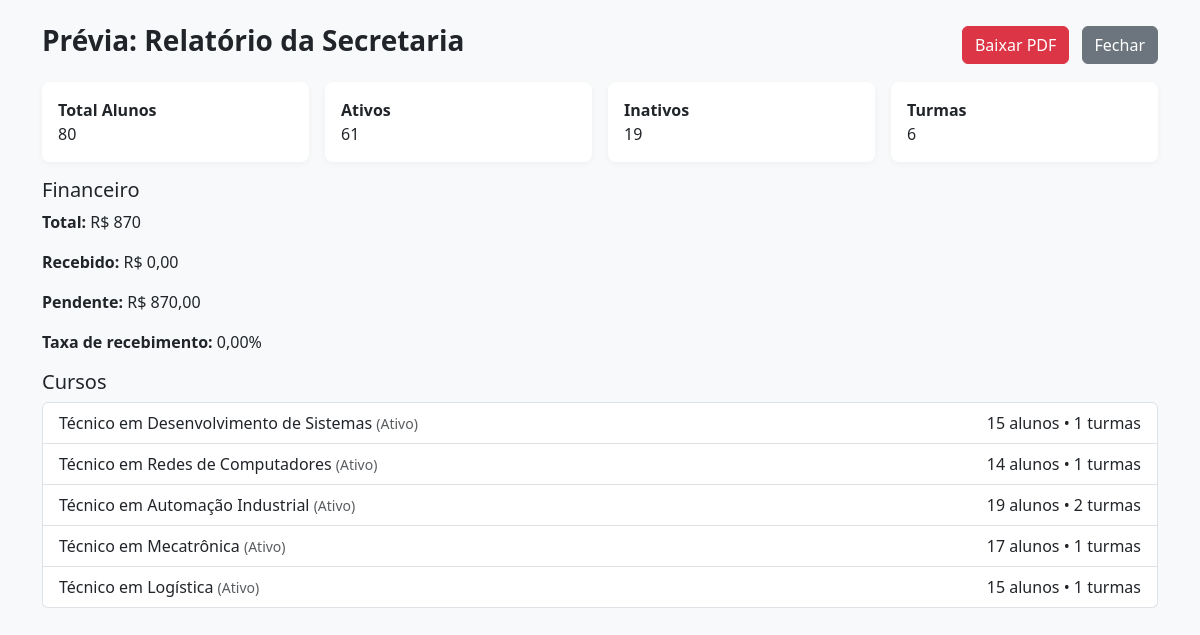
The page /relatorios/preview/secretaria/ (signed in) on the database its author committed.
### apps/academico/models.py (models this page shows, shortened)
class Curso(models.Model):
    cod_curso = models.CharField(max_length=50, unique=True)
    nome_curso = models.CharField(max_length=150)
    descricao = models.TextField(blank=True, null=True)
    carga_horaria_total = models.IntegerField()
    modalidade = models.CharField(max_length=50)
    turno = models.CharField(max_length=20)
    tipo = models.CharField(max_length=50)
    data_inicio_validade = models.DateField(blank=True, null=True)
    cod_departamento = models.ForeignKey(Departamento, on_delete=models.PROTECT)
    credenciamento_ativo = models.BooleanField(default=True)
    disciplinas = models.ManyToManyField(
        Disciplina,
        through='CursoDisciplina',
        related_name='cursos'
    )
    class Meta:
        verbose_name = 'Curso'
        verbose_name_plural = 'Cursos'
        db_table = 'academico_curso'

### apps/relatorios/views.py (the view)
# urls.py: path('preview/secretaria/', views.preview_relatorio_secretaria, name='preview_relatorio_secretaria'),
@login_required
def preview_relatorio_secretaria(request):
    from apps.academico.models import Aluno, Turma, Curso, Historico
    from apps.payments.models import Pagamento
    total_alunos = Aluno.objects.count()
    total_ativos = Aluno.objects.filter(status_matricula__iexact='Ativo').count()
    total_inativos = total_alunos - total_ativos
    total_turmas = Turma.objects.count()
    total_cursos = Curso.objects.count()
    pagamentos_total = Pagamento.objects.aggregate(t=Sum('valor'))['t'] or Decimal('0.00')
    pagamentos_pago = Pagamento.objects.filter(status='pago').aggregate(t=Sum('valor'))['t'] or Decimal('0.00')
    pagamentos_pendente = pagamentos_total - pagamentos_pago
    taxa_receb = (pagamentos_pago/pagamentos_total*100) if pagamentos_total > 0 else 0
    cursos_data = []
    for c in Curso.objects.all():
        alunos_curso = Aluno.objects.filter(turma_atual__id_curso=c).count()
        turmas_curso = Turma.objects.filter(id_curso=c).count()
        cursos_data.append({
            'nome': c.nome_curso,
            'alunos': alunos_curso,
            'turmas': turmas_curso,
            'status': 'Ativo' if c.credenciamento_ativo else 'Inativo'
        })
    context = {
        'total_alunos': total_alunos,
        'total_ativos': total_ativos,
        'total_inativos': total_inativos,
        'total_turmas': total_turmas,
        'total_cursos': total_cursos,
        'pagamentos_total': pagamentos_total,
        'pagamentos_pago': pagamentos_pago,
        'pagamentos_pendente': pagamentos_pendente,
        'taxa_recebimento': taxa_receb,
        'cursos': cursos_data,
    }
    return render(request, 'relatorios/preview_secretaria.html', context)

### templates/relatorios/preview_secretaria.html (shortened to what this page needs)
{% extends 'base.html' %}
{% load static %}
{% block content %}
<div class="container py-4">
    <div class="d-flex justify-content-between align-items-center mb-3">
        <h3 class="fw-bold">Prévia: Relatório da Secretaria</h3>
        <div>
            <a href="{% url 'relatorio_secretaria_geral_pdf' %}" class="btn btn-danger" target="_blank">Baixar PDF</a>
            <a href="javascript:window.close();" class="btn btn-secondary ms-2">Fechar</a>
        </div>
    </div>
    <div class="row g-3 mb-3">
        <div class="col-md-3"><div class="card p-3"><strong>Total Alunos</strong><div>{{ total_alunos }}</div></div></div>
        <div class="col-md-3"><div class="card p-3"><strong>Ativos</strong><div>{{ total_ativos }}</div></div></div>
        <div class="col-md-3"><div class="card p-3"><strong>Inativos</strong><div>{{ total_inativos }}</div></div></div>
        <div class="col-md-3"><div class="card p-3"><strong>Turmas</strong><div>{{ total_turmas }}</div></div></div>
    </div>
    <h5>Financeiro</h5>
    <div class="mb-3">
        <p><strong>Total:</strong> R$ {{ pagamentos_total }}</p>
        <p><strong>Recebido:</strong> R$ {{ pagamentos_pago }}</p>
        <p><strong>Pendente:</strong> R$ {{ pagamentos_pendente }}</p>
        <p><strong>Taxa de recebimento:</strong> {{ taxa_recebimento }}%</p>
    </div>
    <h5>Cursos</h5>
    <ul class="list-group">
        {% for c in cursos %}
        <li class="list-group-item d-flex justify-content-between align-items-center">
            <div>{{ c.nome }} <small class="text-muted">({{ c.status }})</small></div>
            <div>{{ c.alunos }} alunos • {{ c.turmas }} turmas</div>
        </li>
        {% endfor %}
    </ul>
</div>
{% endblock %}

### static/css/style.css (style rules this page uses)
:root { --primary-color: #FF0000; --primary-dark: #CC0000; --secondary-color: #FF3333; --accent-color: #FFF5F5; --text-light: #FFFFFF; --text-dark: #333333; --sidebar-width: 250px; }
a { color: var(--primary-color); text-decoration: none; }
html, body { height: 100%; margin: 0; font-family: 'Segoe UI', Roboto, 'Helvetica Neue', Arial, sans-serif; background-color: #f5f6f8; }
.card { border: none; border-radius: 8px; box-shadow: 0 2px 6px rgba(0,0,0,0.04); transition: transform 0.2s ease, box-shadow 0.2s ease; background-color: #fff; }

### static/css/home.css (style rules this page uses)
:root { --senai-red: #c41e3a; --senai-dark: #1a1a1a; --senai-light: #f8f9fa; --gradient-primary: linear-gradient(135deg, #c41e3a 0%, #e74c3c 100%); --gradient-secondary: linear-gradient(135deg, #2c3e50 0%, #34495e 100%); --transition: all 0.3s cubic-bezier(0.25, 0.46, 0.45, 0.94); --spacing-xs: clamp(0.5rem, 2vw, 1rem); --spacing-sm: clamp(1rem, 2.5vw, 1.5rem); --spacing-md: clamp(1.5rem, 3vw, 2rem); --spacing-lg: clamp(2rem, 4vw, 3rem); --spacing-xl: clamp(3rem, 5vw, 4rem); --font-size-h1: clamp(1.8rem, 6vw, 3.5rem); --font-size-h2: clamp(1.4rem, 4vw, 2.5rem); --font-size-h5: clamp(1rem, 2.5vw, 1.3rem); --font-size-body: clamp(0.85rem, 1.5vw, 1rem); }

### static/css/buttons.css (style rules this page uses)
:root { --senai-red: #FF0000; --senai-red-dark: #CC0000; --senai-gray: #6c757d; --senai-danger: #dc3545; --animation-speed: 0.2s; }
.btn { transition: all var(--animation-speed) ease-in-out; border-radius: 6px; font-weight: 500; }

### rows shown on the page
Curso: nome "Técnico em Desenvolvimento de Sistemas"
Curso: nome "Técnico em Redes de Computadores"
Curso: nome "Técnico em Automação Industrial"
Curso: nome "Técnico em Mecatrônica"
Curso: nome "Técnico em Logística"

### other values the page prints
{{ total_alunos }} "80"
{{ total_ativos }} "61"
{{ total_inativos }} "19"
{{ total_turmas }} "6"
{{ pagamentos_total }} "870"
{{ pagamentos_pago }} "0,00"
{{ pagamentos_pendente }} "870,00"
{{ taxa_recebimento }} "0,00"
{{ c.status }} "Ativo" "Ativo" "Ativo" "Ativo" "Ativo"
{{ c.alunos }} "15" "14" "19" "17" "15"
{{ c.turmas }} "1" "1" "2" "1" "1"
